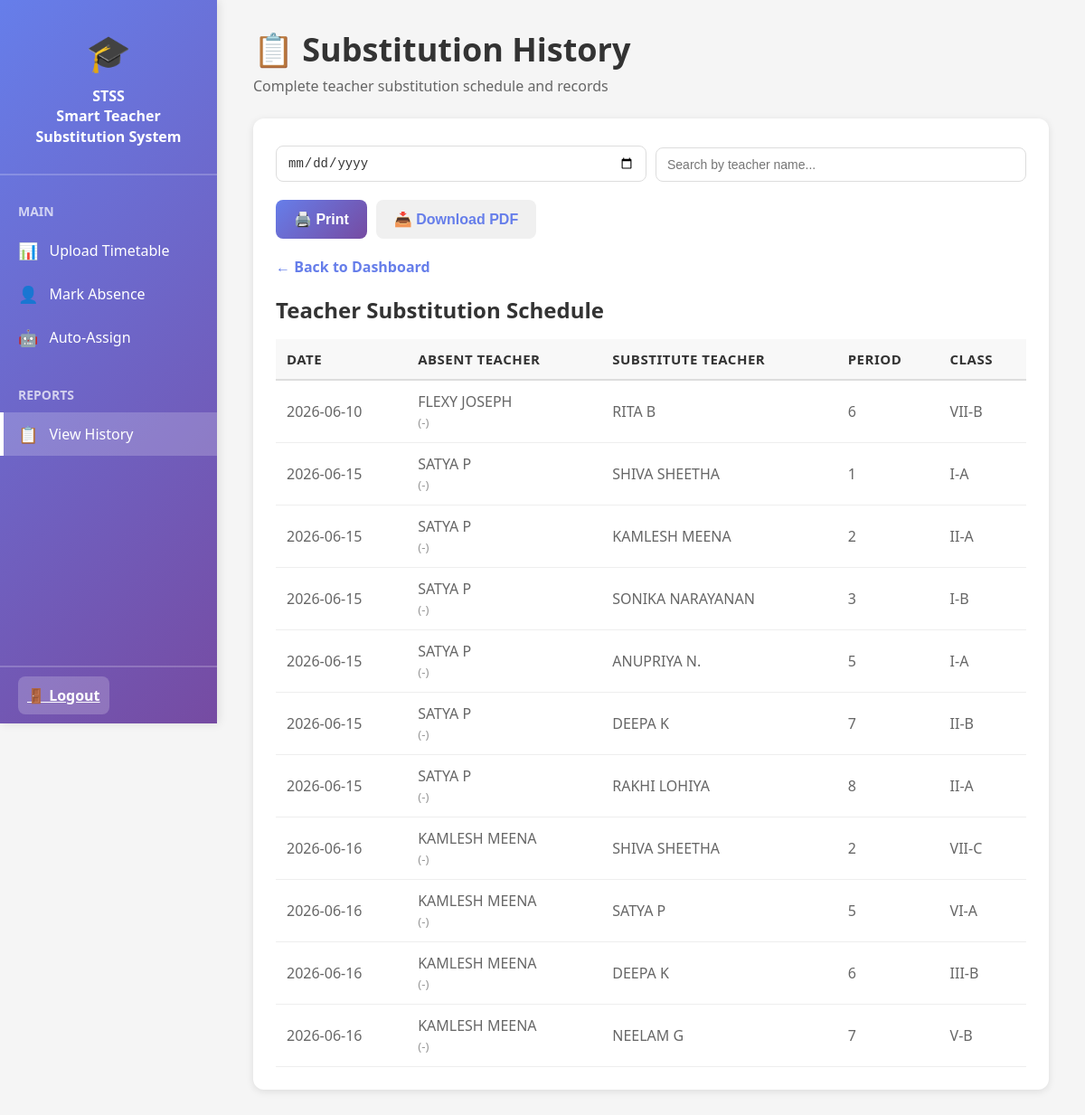
Screenshot of /substitution-history (signed in) with the database file from the repository.
### app.py (models this page shows)
class Substitution(db.Model):
    id = db.Column(db.Integer, primary_key=True)
    school_id = db.Column(db.Integer, db.ForeignKey('school.id'), nullable=False)
    absence_id = db.Column(db.Integer, db.ForeignKey('absence.id'), nullable=False)
    substitute_teacher_id = db.Column(db.Integer, db.ForeignKey('teacher.id'), nullable=False)
    period = db.Column(db.Integer, nullable=False)
    class_name = db.Column(db.String(50), nullable=False)
    substitution_date = db.Column(db.Date, nullable=False)
    created_at = db.Column(db.DateTime, default=datetime.now)

class Teacher(db.Model):
    id = db.Column(db.Integer, primary_key=True)
    school_id = db.Column(db.Integer, db.ForeignKey('school.id'), nullable=False)
    name = db.Column(db.String(100), nullable=False)
    subject = db.Column(db.String(100), nullable=False)
    wing = db.Column(db.String(50))
    timetables = db.relationship('Timetable', backref='teacher', lazy=True, cascade='all, delete-orphan')
    absences = db.relationship('Absence', backref='teacher', lazy=True, cascade='all, delete-orphan')
    substitutions = db.relationship('Substitution', backref='substitute_teacher', lazy=True, foreign_keys='Substitution.substitute_teacher_id')

### app.py (the view)
@app.route('/substitution-history')
@login_required
def substitution_history():
    school_id = session['school_id']
    subs = Substitution.query.filter_by(school_id=school_id).all()
    history = []
    for sub in subs:
        absence = Absence.query.get(sub.absence_id)
        absent_teacher = Teacher.query.get(absence.teacher_id)
        substitute = Teacher.query.get(sub.substitute_teacher_id)
        history.append({
            'date': sub.substitution_date,
            'absent_teacher': absent_teacher.name,
            'substitute': substitute.name,
            'period': sub.period,
            'class': sub.class_name
        })
    return render_template('substitution_history.html', history=history)

### app.py (called while the page is built)
def login_required(f):
    @wraps(f)
    def decorated_function(*args, **kwargs):
        if 'school_id' not in session:
            return redirect('/login')
        return f(*args, **kwargs)
    return decorated_function

### templates/substitution_history.html (shortened to what this page needs)
<!DOCTYPE html>
<html>
<head>
    <link rel="stylesheet" href="/static/style.css">
</head>
<body class="dashboard-page">
<div class="sidebar">
    <div class="sidebar-brand">
        <div class="sidebar-brand-icon">🎓</div>
        <h3>STSS<br>Smart Teacher Substitution System</h3>
    </div>
    <nav class="sidebar-nav">
        <div class="sidebar-nav-section">
            <div class="sidebar-nav-label">MAIN</div>
            <a href="/dashboard" class="sidebar-nav-item">
                <span class="sidebar-nav-item-icon">📊</span>
                <span>Upload Timetable</span>
            </a>
            <a href="/dashboard#absence-section" class="sidebar-nav-item">
                <span class="sidebar-nav-item-icon">👤</span>
                <span>Mark Absence</span>
            </a>
            <a href="/dashboard#auto-assign-section" class="sidebar-nav-item">
                <span class="sidebar-nav-item-icon">🤖</span>
                <span>Auto-Assign</span>
            </a>
        </div>
        <div class="sidebar-nav-section">
            <div class="sidebar-nav-label">REPORTS</div>
            <a href="/substitution-history" class="sidebar-nav-item active">
                <span class="sidebar-nav-item-icon">📋</span>
                <span>View History</span>
            </a>
        </div>
    </nav>
    <div class="sidebar-footer">
        <a href="/logout" class="logout-btn">🚪 Logout</a>
    </div>
</div>
<div class="main-content">
    <div class="content-header">
        <div>
            <h1>📋 Substitution History</h1>
            <p>Complete teacher substitution schedule and records</p>
        </div>
    </div>
    <div class="section">
        <div class="search-box">
            <input type="date" id="filterDate" placeholder="Filter by date">
            <input type="text" id="searchTeacher" placeholder="Search by teacher name...">
        </div>
        <div class="action-buttons">
            <button id="print-btn" class="action-btn">🖨️ Print</button>
            <button id="download-pdf" class="action-btn secondary">📥 Download PDF</button>
        </div>
        <a href="/dashboard" class="back-link">← Back to Dashboard</a>
        <div id="print-area">
            <h2>Teacher Substitution Schedule</h2>
            {% if history %}
            <table>
                <thead>
                    <tr>
                        <th>Date</th>
                        <th>Absent Teacher</th>
                        <th>Substitute Teacher</th>
                        <th>Period</th>
                        <th>Class</th>
                    </tr>
                </thead>
                <tbody>
                    {% for record in history %}
                    <tr>
                        <td>{{ record.date }}</td>
                        <td>{{ record.absent_teacher }}<br><small style="color: #999;">({{ record.absent_wing or '-' }})</small></td>
                        <td>{{ record.substitute }}</td>
                        <td>{{ record.period }}</td>
                        <td>{{ record.class }}</td>
                    </tr>
                    {% endfor %}
                </tbody>
            </table>
            {% else %}
            <div style="text-align: center; padding: 40px; color: #999;">
                <p>No substitution records found yet.</p>
            </div>
            {% endif %}
        </div>
    </div>
</div>
</body>
</html>

### static/style.css (style rules this page uses)
* { margin: 0; padding: 0; box-sizing: border-box; }
body { font-family: 'Segoe UI', Tahoma, Geneva, Verdana, sans-serif; background: #0f172a; color: #333; height: 100%; }
body.dashboard-page { background: #f5f5f5; display: flex; min-height: 100vh; }
.sidebar { width: 240px; background: linear-gradient(135deg, #667eea 0%, #764ba2 100%); color: white; padding: 0; position: fixed; height: 100vh; overflow-y: auto; box-shadow: 2px 0 10px rgba(0, 0, 0, 0.1); }
.sidebar-brand { padding: 30px 20px; text-align: center; border-bottom: 2px solid rgba(255, 255, 255, 0.2); }
.sidebar-brand-icon { font-size: 40px; margin-bottom: 10px; }
.sidebar-brand h3 { font-size: 16px; font-weight: 600; line-height: 1.4; }
.sidebar-nav { padding: 20px 0; }
.sidebar-nav-section { margin-bottom: 20px; }
.sidebar-nav-label { padding: 10px 20px; font-size: 14px; font-weight: 600; text-transform: uppercase; opacity: 0.7; }
.sidebar-nav-item { display: flex; align-items: center; padding: 12px 20px; color: white; text-decoration: none; cursor: pointer; transition: all 0.3s; font-size: 16px; }
.sidebar-nav-item.active { background: rgba(255, 255, 255, 0.2); border-left: 4px solid white; padding-left: 16px; }
.sidebar-nav-item-icon { margin-right: 12px; font-size: 18px; }
.sidebar-footer { padding: 20px; border-top: 2px solid rgba(255, 255, 255, 0.2); position: absolute; bottom: 0; width: 100%; }
.logout-btn { width: 100%; padding: 10px; background: rgba(255, 255, 255, 0.2); color: white; border: none; border-radius: 8px; cursor: pointer; font-size: 16px; font-weight: 600; transition: all 0.3s; }
.main-content { margin-left: 240px; flex: 1; padding: 30px 40px; background: #f5f5f5; }
.content-header { display: flex; justify-content: space-between; align-items: center; margin-bottom: 25px; }
.content-header h1 { font-size: 36px; font-weight: bold; color: #333; margin: 0; }
.content-header p { font-size: 16px; color: #666; margin: 5px 0 0 0; }
.section { background: white; padding: 25px; border-radius: 12px; margin-bottom: 20px; box-shadow: 0 2px 8px rgba(0, 0, 0, 0.1); }
.section h2 { margin-top: 0; margin-bottom: 16px; font-size: 24px; font-weight: 600; color: #333; }
input[type="text"], input[type="email"], input[type="password"], input[type="date"], input[type="file"], select { width: 100%; padding: 10px 12px; border: 1px solid #ddd; border-radius: 8px; font-size: 16px; margin-top: 5px; background: white; color: #333; transition: border-color 0.3s; }
button, .action-btn { padding: 12px 20px; background: linear-gradient(135deg, #667eea 0%, #764ba2 100%); color: white; border: none; border-radius: 8px; cursor: pointer; font-size: 16px; font-weight: 600; transition: all 0.3s; text-decoration: none; display: inline-block; text-align: center; }
.action-btn.secondary { background: #f0f0f0; color: #667eea; }
table { width: 100%; border-collapse: collapse; margin-top: 15px; }
thead { background: #f8f8f8; }
th { padding: 12px; text-align: left; font-weight: 600; color: #333; font-size: 15px; text-transform: uppercase; letter-spacing: 0.5px; border-bottom: 2px solid #ddd; }
td { padding: 12px; border-bottom: 1px solid #eee; font-size: 16px; color: #666; }
.back-link { display: inline-block; margin-bottom: 20px; color: #667eea; text-decoration: none; font-size: 16px; font-weight: 600; }
.search-box { margin-bottom: 20px; display: flex; gap: 10px; align-items: flex-end; }
.search-box input { flex: 1; padding: 10px 12px; border: 1px solid #ddd; border-radius: 8px; font-size: 14px; }
.action-buttons { display: flex; gap: 10px; margin-bottom: 20px; flex-wrap: wrap; }
.secondary { background:#10b981; }

### rows the page displays
Substitution: date "2026-06-10", class "VII-B"
Teacher: absent_teacher "FLEXY JOSEPH"
Teacher: substitute "RITA B"
Substitution: date "2026-06-15", class "I-A"
Teacher: absent_teacher "SATYA P" "SATYA P" "SATYA P" "SATYA P" "SATYA P" "SATYA P", substitute "SATYA P"
Teacher: substitute "SHIVA SHEETHA" "SHIVA SHEETHA"
Substitution: date "2026-06-15", class "II-A"
Teacher: substitute "KAMLESH MEENA", absent_teacher "KAMLESH MEENA" "KAMLESH MEENA" "KAMLESH MEENA" "KAMLESH MEENA"
Substitution: date "2026-06-15", class "I-B"
Teacher: substitute "SONIKA NARAYANAN"
Substitution: date "2026-06-15", class "I-A"
Teacher: substitute "ANUPRIYA N."
Substitution: date "2026-06-15", class "II-B"
Teacher: substitute "DEEPA K" "DEEPA K"
Substitution: date "2026-06-15", class "II-A"
Teacher: substitute "RAKHI LOHIYA"
Substitution: date "2026-06-16", class "VII-C"
Substitution: date "2026-06-16", class "VI-A"
Substitution: date "2026-06-16", class "III-B"
Substitution: date "2026-06-16", class "V-B"
Teacher: substitute "NEELAM G"

### other values shown
{{ record.absent_wing or '-' }} "-" "-" "-" "-" "-" "-" "-" "-" "-" "-" "-"
{{ record.period }} "6" "1" "2" "3" "5" "7" "8" "2" "5" "6" "7"
